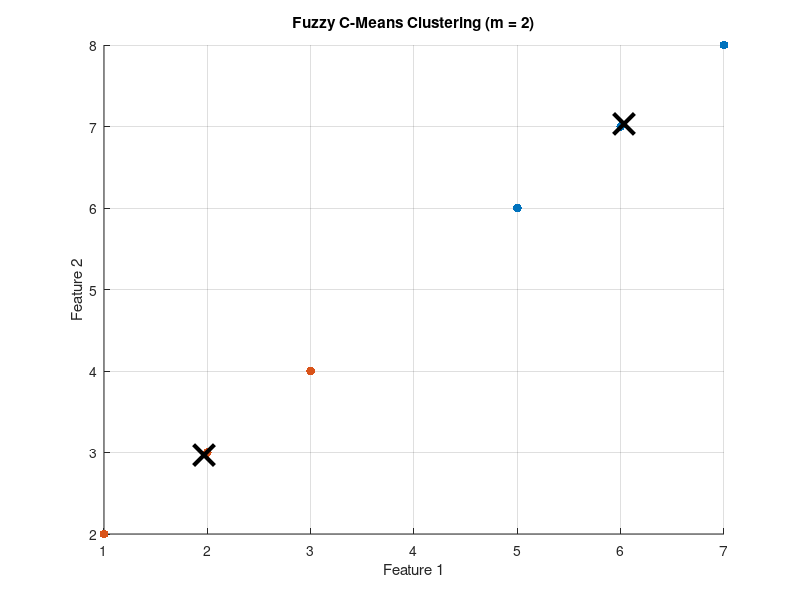

Here is the MATLAB script that generated this plot:
clc;
clear;
close all;

% Sample Data (you can replace this)
X = [1 2; 2 3; 3 4; 5 6; 6 7; 7 8];

[n, dim] = size(X);
c = 2;              % number of clusters
m = 2;              % fuzziness parameter
max_iter = 100;

tol = 1e-5;         % convergence tolerance

% Initialize membership matrix U
U = rand(n, c);
U = U ./ sum(U, 2);   % normalize rows

for iter = 1:max_iter
    U_old = U;

    % Compute cluster centers
    centers = zeros(c, dim);
    for j = 1:c
        numerator = sum((U(:,j).^m) .* X);
        denominator = sum(U(:,j).^m);
        centers(j,:) = numerator / denominator;
    end

    % Update membership matrix
    for i = 1:n
        for j = 1:c
            denom = 0;
            for k = 1:c
                dist_ratio = norm(X(i,:) - centers(j,:)) / ...
                             norm(X(i,:) - centers(k,:));
                denom = denom + dist_ratio^(2/(m-1));
            end
            U(i,j) = 1 / denom;
        end
    end

    % Check convergence
    if max(max(abs(U - U_old))) < tol
        break;
    end
end

% Assign labels (hard clustering for display)
[~, labels] = max(U, [], 2);

% Display Output
fprintf('Fuzzy C-Means completed in %d iterations\n\n', iter);

fprintf('Cluster Centers:\n');
disp(centers);

fprintf('First 10 Membership Values:\n');
disp(U(1:min(10,n),:));

fprintf('First 10 Data Point Labels:\n');
disp(labels(1:min(10,n)));

% Plot results
figure;
hold on;

colors = lines(c);
for i = 1:c
    scatter(X(labels==i,1), X(labels==i,2), 40, colors(i,:), 'filled');
end

% Plot centers
plot(centers(:,1), centers(:,2), 'kx', 'MarkerSize', 15, 'LineWidth', 3);

title('Fuzzy C-Means Clustering (m = 2)');
xlabel('Feature 1');
ylabel('Feature 2');
grid on;
hold off;
